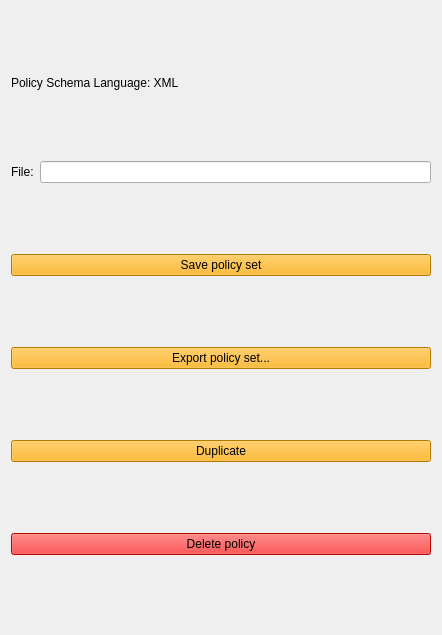
<?xml version="1.0" encoding="UTF-8"?>
<ui version="4.0">
 <class>UnknownPolicyMenu</class>
 <widget class="QFrame" name="UnknownPolicyMenu">
  <property name="geometry">
   <rect>
    <x>0</x>
    <y>0</y>
    <width>442</width>
    <height>635</height>
   </rect>
  </property>
  <property name="sizePolicy">
   <sizepolicy hsizetype="Expanding" vsizetype="Expanding">
    <horstretch>0</horstretch>
    <verstretch>0</verstretch>
   </sizepolicy>
  </property>
  <layout class="QGridLayout" name="gridLayout">
   <item row="1" column="1">
    <widget class="QLineEdit" name="title"/>
   </item>
   <item row="1" column="0">
    <widget class="QLabel" name="labelTitle">
     <property name="text">
      <string>File:</string>
     </property>
    </widget>
   </item>
   <item row="4" column="0" colspan="2">
    <widget class="QPushButton" name="duplicatePolicy">
     <property name="focusPolicy">
      <enum>Qt::NoFocus</enum>
     </property>
     <property name="styleSheet">
      <string notr="true">background-color: rgb(255, 170, 0);
selection-background-color: rgb(255, 170, 0);
</string>
     </property>
     <property name="text">
      <string>Duplicate</string>
     </property>
    </widget>
   </item>
   <item row="3" column="0" colspan="2">
    <widget class="QPushButton" name="savePolicyTo">
     <property name="focusPolicy">
      <enum>Qt::NoFocus</enum>
     </property>
     <property name="styleSheet">
      <string notr="true">background-color: rgb(255, 170, 0);
selection-background-color: rgb(255, 170, 0);</string>
     </property>
     <property name="text">
      <string>Export policy set...</string>
     </property>
    </widget>
   </item>
   <item row="5" column="0" colspan="2">
    <widget class="QPushButton" name="deletePolicy">
     <property name="focusPolicy">
      <enum>Qt::NoFocus</enum>
     </property>
     <property name="styleSheet">
      <string notr="true">background-color: rgb(255, 0, 0);
selection-background-color: rgb(255, 0, 0);
</string>
     </property>
     <property name="text">
      <string>Delete policy</string>
     </property>
    </widget>
   </item>
   <item row="2" column="0" colspan="2">
    <widget class="QPushButton" name="savePolicy">
     <property name="focusPolicy">
      <enum>Qt::NoFocus</enum>
     </property>
     <property name="styleSheet">
      <string notr="true">background-color: rgb(255, 170, 0);
selection-background-color: rgb(255, 170, 0);
</string>
     </property>
     <property name="text">
      <string>Save policy set</string>
     </property>
    </widget>
   </item>
   <item row="0" column="0" colspan="2">
    <widget class="QLabel" name="label">
     <property name="sizePolicy">
      <sizepolicy hsizetype="Fixed" vsizetype="Fixed">
       <horstretch>0</horstretch>
       <verstretch>0</verstretch>
      </sizepolicy>
     </property>
     <property name="maximumSize">
      <size>
       <width>16777215</width>
       <height>16777215</height>
      </size>
     </property>
     <property name="text">
      <string>Policy Schema Language: XML</string>
     </property>
    </widget>
   </item>
  </layout>
 </widget>
 <resources/>
 <connections/>
</ui>
